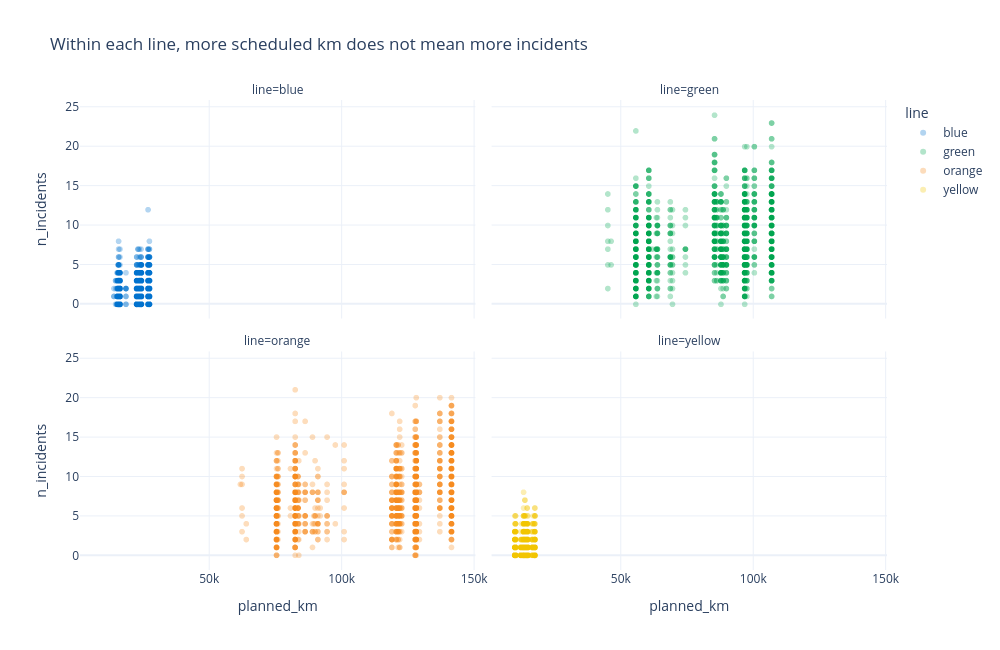

The cell this chart's notebook holds for it:
### Code cell
# Does running more service on a given day mean more incidents that day?
px.scatter(usable, x='planned_km', y='n_incidents', color='line', opacity=0.3,
           facet_col='line', facet_col_wrap=2, height=650,
           title='Within each line, more scheduled km does not mean more incidents')

### Figure 1 — Plotly figure (JSON) as saved in the notebook; plotly's stock layout.template omitted (floating-point values rounded to 4 significant figures; data arrays with more than 128 entries replaced by an {"elided": "..."} marker saying what was removed)
{"data": [{"hovertemplate": "line=blue<br>planned_km=%{x}<br>n_incidents=%{y}<extra></extra>", "legendgroup": "blue", "marker": {"color": "#0072ce", "opacity": 0.3, "symbol": "circle"}, "mode": "markers", "name": "blue", "showlegend": true, "type": "scattergl", "x": {"elided": "1734 float values"}, "xaxis": "x3", "y": {"elided": "1734 float values"}, "yaxis": "y3"}, {"hovertemplate": "line=green<br>planned_km=%{x}<br>n_incidents=%{y}<extra></extra>", "legendgroup": "green", "marker": {"color": "#00a54f", "opacity": 0.3, "symbol": "circle"}, "mode": "markers", "name": "green", "showlegend": true, "type": "scattergl", "x": {"elided": "1734 float values"}, "xaxis": "x4", "y": {"elided": "1734 float values"}, "yaxis": "y4"}, {"hovertemplate": "line=orange<br>planned_km=%{x}<br>n_incidents=%{y}<extra></extra>", "legendgroup": "orange", "marker": {"color": "#f68b1f", "opacity": 0.3, "symbol": "circle"}, "mode": "markers", "name": "orange", "showlegend": true, "type": "scattergl", "x": {"elided": "1734 float values"}, "xaxis": "x", "y": {"elided": "1734 float values"}, "yaxis": "y"}, {"hovertemplate": "line=yellow<br>planned_km=%{x}<br>n_incidents=%{y}<extra></extra>", "legendgroup": "yellow", "marker": {"color": "#f2c500", "opacity": 0.3, "symbol": "circle"}, "mode": "markers", "name": "yellow", "showlegend": true, "type": "scattergl", "x": {"elided": "1734 float values"}, "xaxis": "x2", "y": {"elided": "1734 float values"}, "yaxis": "y2"}], "layout": {"annotations": [{"font": {}, "showarrow": false, "text": "line=orange", "x": 0.245, "xanchor": "center", "xref": "paper", "y": 0.465, "yanchor": "bottom", "yref": "paper"}, {"font": {}, "showarrow": false, "text": "line=yellow", "x": 0.755, "xanchor": "center", "xref": "paper", "y": 0.465, "yanchor": "bottom", "yref": "paper"}, {"font": {}, "showarrow": false, "text": "line=blue", "x": 0.245, "xanchor": "center", "xref": "paper", "y": 1.0, "yanchor": "bottom", "yref": "paper"}, {"font": {}, "showarrow": false, "text": "line=green", "x": 0.755, "xanchor": "center", "xref": "paper", "y": 1.0, "yanchor": "bottom", "yref": "paper"}], "height": 650, "legend": {"title": {"text": "line"}, "tracegroupgap": 0}, "title": {"text": "Within each line, more scheduled km does not mean more incidents"}, "width": 1000, "xaxis": {"anchor": "y", "domain": [0, 0.49], "title": {"text": "planned_km"}}, "xaxis2": {"anchor": "y2", "domain": [0.51, 1], "matches": "x", "title": {"text": "planned_km"}}, "xaxis3": {"anchor": "y3", "domain": [0, 0.49], "matches": "x", "showticklabels": false}, "xaxis4": {"anchor": "y4", "domain": [0.51, 1], "matches": "x", "showticklabels": false}, "yaxis": {"anchor": "x", "domain": [0, 0.465], "title": {"text": "n_incidents"}}, "yaxis2": {"anchor": "x2", "domain": [0, 0.465], "matches": "y", "showticklabels": false}, "yaxis3": {"anchor": "x3", "domain": [0.535, 1.0], "matches": "y", "title": {"text": "n_incidents"}}, "yaxis4": {"anchor": "x4", "domain": [0.535, 1.0], "matches": "y", "showticklabels": false}}}
